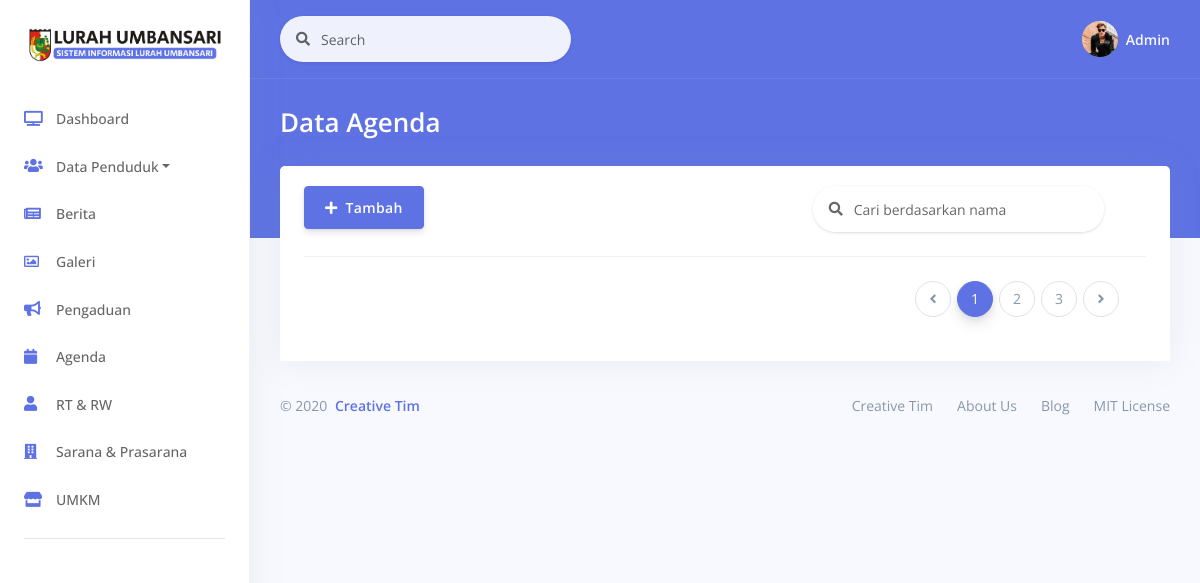
The app's page /index.php/agenda, older data.
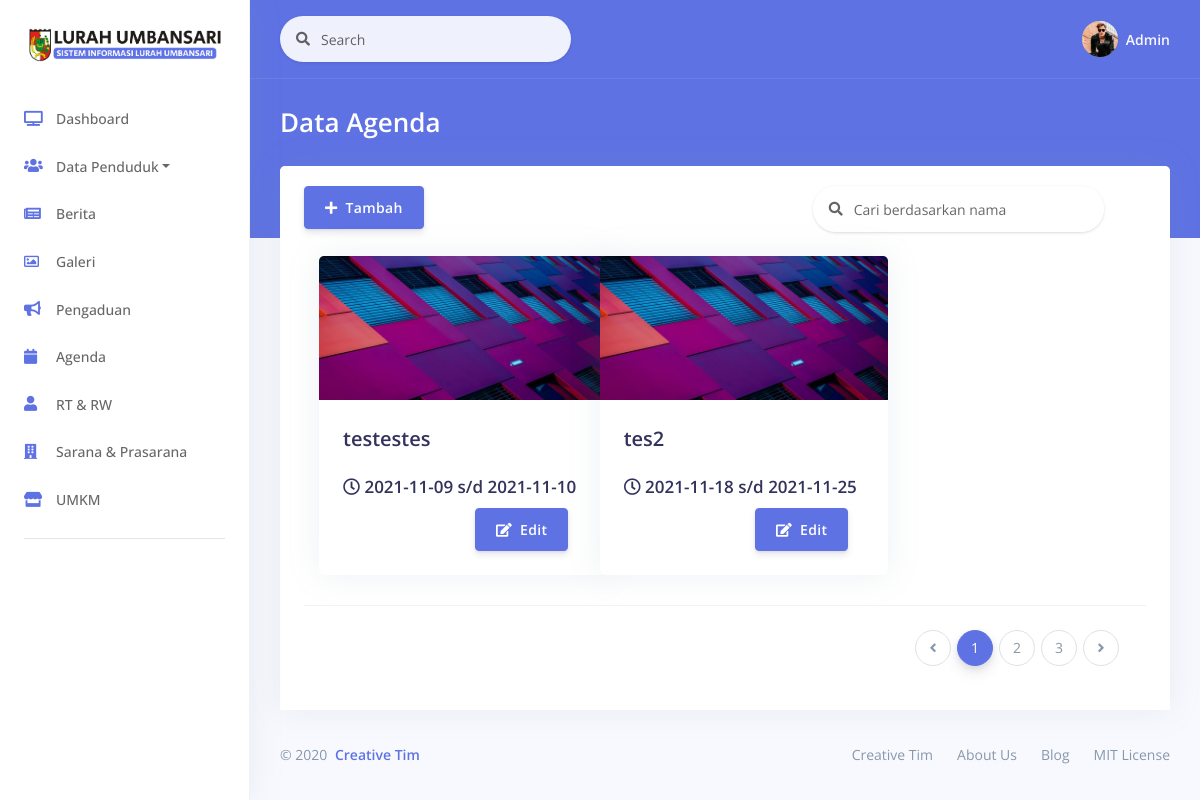
The same page, newer data.
### tables this page shows
CREATE TABLE `agenda` (
  `ag_id` int(10) NOT NULL,
  `ag_name` varchar(255) NOT NULL,
  `ag_date` date NOT NULL DEFAULT current_timestamp(),
  `ag_ket` varchar(255) NOT NULL,
  `ag_tgl_mulai` date DEFAULT NULL,
  `ag_tgl_akhir` date DEFAULT NULL
);

### application/controllers/Agenda.php (called while the page is built, shortened)
<?php
class Agenda extends CI_Controller
{
    public function __construct()
    {
        $this->load->model('Agenda_model');
    }
    function index()
    {
        $data['judul'] = "Halaman Agenda";
        $data['agenda'] = $this->Agenda_model->get();
        $this->load->view("layout/header", $data);
        $this->load->view("data_agenda/vw_agenda", $data);
        $this->load->view("layout/footer", $data);
    }
}

### index.php (called while the page is built, shortened)
<?php
require_once BASEPATH.'core/CodeIgniter.php';

### application/models/Agenda_model.php (called while the page is built, shortened)
<?php
class Agenda_model extends CI_Model
{
    public $table = 'agenda';
    public function get()
    {
        $this->db->from($this->table);
        $query = $this->db->get();
        return $query->result_array();
    }
}

### application/views/data_agenda/vw_agenda.php (the view, shortened to what the changed rows need)
<div class="main-content" id="panel">
    <div class="container-fluid mt--6">
        <div class="row">
            <div class="col">
                <div class="card">
                    <div class="card-header border-0">
                        <br>
                        <div class="col">
                            <div class="row">
                                <?php
                                foreach ($agenda as $a) : ?>
                                    <div class="col-4">
                                        <div class="card" style="width: 18rem;">
                                            <img class="card-img-top" src="<?= base_url(); ?>assets/img/theme/img-1-1000x600.jpg" alt="pic">
                                            <div class="card-body">
                                                <h2 class="card-title"><?= $a['ag_name']; ?></h2>
                                                <h3><i class="far fa-clock"></i> <?= $a['ag_tgl_mulai']; ?> s/d <?= $a['ag_tgl_akhir']; ?></h3>
                                                <div class="col-12 text-right">
                                                    <a href="<?= site_url('Agenda/edit/') . $a['ag_id']; ?>" class="btn btn-primary"><i class="fas fa-edit"></i>&nbsp;&nbsp;Edit</a>
                                                </div>
                                            </div>
                                        </div>
                                    </div>
                                <?php endforeach; ?>
                            </div>
                        </div>
                    </div>
                </div>
            </div>
        </div>

Row changes from the older to the newer data that the page shows:
added agenda: ag_name "testestes", ag_tgl_mulai "2021-11-09", ag_tgl_akhir "2021-11-10"
added agenda: ag_name "tes2", ag_tgl_mulai "2021-11-18", ag_tgl_akhir "2021-11-25"
